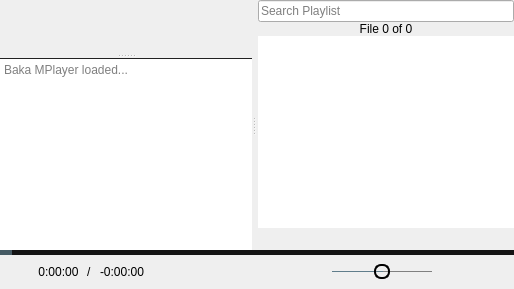
  <widget class="QWidget" name="centralwidget">
   <layout class="QVBoxLayout" name="verticalLayout">
    <property name="spacing">
     <number>0</number>
    </property>
    <property name="leftMargin">
     <number>0</number>
    </property>
    <property name="topMargin">
     <number>0</number>
    </property>
    <property name="rightMargin">
     <number>0</number>
    </property>
    <property name="bottomMargin">
     <number>0</number>
    </property>
    <item>
     <widget class="QSplitter" name="splitter">
      <property name="orientation">
       <enum>Qt::Horizontal</enum>
      </property>
      <widget class="QSplitter" name="videoSplitter">
       <property name="sizePolicy">
        <sizepolicy hsizetype="Preferred" vsizetype="Expanding">
         <horstretch>1</horstretch>
         <verstretch>0</verstretch>
        </sizepolicy>
       </property>
       <property name="orientation">
        <enum>Qt::Vertical</enum>
       </property>
       <widget class="QFrame" name="mpvFrame">
        <property name="sizePolicy">
         <sizepolicy hsizetype="Preferred" vsizetype="Preferred">
          <horstretch>0</horstretch>
          <verstretch>1</verstretch>
         </sizepolicy>
        </property>
        <property name="focusPolicy">
         <enum>Qt::NoFocus</enum>
        </property>
        <property name="frameShape">
         <enum>QFrame::NoFrame</enum>
        </property>
       </widget>
       <widget class="QPlainTextEdit" name="outputTextEdit">
        <property name="contextMenuPolicy">
         <enum>Qt::PreventContextMenu</enum>
        </property>
        <property name="acceptDrops">
         <bool>false</bool>
        </property>
        <property name="styleSheet">
         <string notr="true">#outputTextEdit {
	font: 12px &quot;Courier New&quot;, monospace;
	border-top: 1px solid #212121;
}</string>
        </property>
        <property name="frameShape">
         <enum>QFrame::NoFrame</enum>
        </property>
        <property name="undoRedoEnabled">
         <bool>false</bool>
        </property>
        <property name="readOnly">
         <bool>true</bool>
        </property>
        <property name="placeholderText">
         <string>Baka MPlayer loaded...</string>
        </property>
       </widget>
      </widget>
      <widget class="QWidget" name="playlistLayoutWidget" native="true">
       <layout class="QVBoxLayout" name="playlistLayout">
        <property name="spacing">
         <number>0</number>
        </property>
        <property name="leftMargin">
         <number>2</number>
        </property>
        <property name="topMargin">
         <number>0</number>
        </property>
        <property name="rightMargin">
         <number>0</number>
        </property>
        <property name="bottomMargin">
         <number>0</number>
        </property>
        <item>
         <widget class="QLineEdit" name="searchBox">
          <property name="focusPolicy">
           <enum>Qt::ClickFocus</enum>
          </property>
          <property name="placeholderText">
           <string>Search Playlist</string>
          </property>
          <property name="clearButtonEnabled">
           <bool>true</bool>
          </property>
         </widget>
        </item>
        <item>
         <widget class="CustomLabel" name="indexLabel">
          <property name="cursor">
           <cursorShape>PointingHandCursor</cursorShape>
          </property>
          <property name="toolTip">
           <string>Click to play a file by index</string>
          </property>
          <property name="text">
           <string>File 0 of 0</string>
          </property>
          <property name="alignment">
           <set>Qt::AlignCenter</set>
          </property>
          <property name="margin">
           <number>4</number>
          </property>
         </widget>
        </item>
        <item>
         <widget class="CustomListWidget" name="playlistWidget">
          <property name="contextMenuPolicy">
           <enum>Qt::DefaultContextMenu</enum>
          </property>
          <property name="frameShape">
           <enum>QFrame::NoFrame</enum>
          </property>
          <property name="alternatingRowColors">
           <bool>true</bool>
          </property>
         </widget>
        </item>
        <item>
         <widget class="QWidget" name="playlistControlLayout" native="true">
          <layout class="QHBoxLayout" name="horizontalLayout">
           <property name="spacing">
            <number>2</number>
           </property>
           <property name="leftMargin">
            <number>0</number>
           </property>
           <property name="topMargin">
            <number>0</number>
           </property>
           <property name="rightMargin">
            <number>0</number>
           </property>
           <property name="bottomMargin">
            <number>0</number>
           </property>
           <item>
            <widget class="QPushButton" name="currentFileButton">
             <property name="focusPolicy">
              <enum>Qt::NoFocus</enum>
             </property>
             <property name="toolTip">
              <string>Select the Current File</string>
             </property>
             <property name="icon">
              <iconset resource="../rsclist.qrc">
               <normaloff>:/img/select_current.svg</normaloff>:/img/select_current.svg</iconset>
             </property>
             <property name="iconSize">
              <size>
               <width>14</width>
               <height>14</height>
              </size>
             </property>
             <property name="flat">
              <bool>true</bool>
             </property>
            </widget>
           </item>
           <item>
            <spacer name="horizontalSpacer_2">
             <property name="orientation">
              <enum>Qt::Horizontal</enum>
             </property>
             <property name="sizeHint" stdset="0">
              <size>
               <width>40</width>
               <height>20</height>
              </size>
             </property>
            </spacer>
           </item>
           <item>
            <widget class="QPushButton" name="showAllButton">
             <property name="focusPolicy">
              <enum>Qt::NoFocus</enum>
             </property>
             <property name="toolTip">
              <string>Show All Files</string>
             </property>
             <property name="icon">
              <iconset resource="../rsclist.qrc">
               <normaloff>:/img/default_show_all.svg</normaloff>
               <normalon>:/img/enabled_show_all.svg</normalon>
               <disabledon>:/img/enabled_show_all.svg</disabledon>
               <activeon>:/img/enabled_show_all.svg</activeon>
               <selectedon>:/img/enabled_show_all.svg</selectedon>:/img/default_show_all.svg</iconset>
             </property>
             <property name="iconSize">
              <size>
               <width>14</width>
               <height>14</height>
              </size>
             </property>
             <property name="checkable">
              <bool>true</bool>
             </property>
             <property name="flat">
              <bool>true</bool>
             </property>
            </widget>
           </item>
           <item>
            <widget class="QPushButton" name="refreshButton">
             <property name="focusPolicy">
              <enum>Qt::NoFocus</enum>
             </property>
             <property name="toolTip">
              <string>Refresh Playlist</string>
             </property>
             <property name="icon">
              <iconset resource="../rsclist.qrc">
               <normaloff>:/img/refresh_view.svg</normaloff>:/img/refresh_view.svg</iconset>
             </property>
             <property name="iconSize">
              <size>
               <width>14</width>
               <height>14</height>
              </size>
             </property>
             <property name="flat">
              <bool>true</bool>
             </property>
            </widget>
           </item>
          </layout>
         </widget>
        </item>
       </layout>
      </widget>
     </widget>
    </item>
    <item>
     <widget class="SeekBar" name="seekBar">
      <property name="enabled">
       <bool>false</bool>
      </property>
      <property name="sizePolicy">
       <sizepolicy hsizetype="Expanding" vsizetype="Fixed">
        <horstretch>0</horstretch>
        <verstretch>0</verstretch>
       </sizepolicy>
      </property>
      <property name="focusPolicy">
       <enum>Qt::NoFocus</enum>
      </property>
      <property name="styleSheet">
       <string notr="true">QSlider {
	height: 5px;
}
QSlider::handle:horizontal {
	background: #455a64;
	width: 12px;
}
QSlider::groove:horizontal {
	background: #141414;
}
QSlider::sub-page:horizontal {
	background: #607d8b;
}</string>
      </property>
      <property name="maximum">
       <number>1000000</number>
      </property>
      <property name="orientation">
       <enum>Qt::Horizontal</enum>
      </property>
     </widget>
    </item>
    <item>
     <widget class="QWidget" name="playbackLayoutWidget" native="true">
      <property name="sizePolicy">
       <sizepolicy hsizetype="Preferred" vsizetype="Fixed">
        <horstretch>0</horstretch>
        <verstretch>0</verstretch>
       </sizepolicy>
      </property>
      <layout class="QHBoxLayout" name="horizontalLayout_3">
       <property name="spacing">
        <number>8</number>
       </property>
       <property name="leftMargin">
        <number>14</number>
       </property>
       <property name="topMargin">
        <number>6</number>
       </property>
       <property name="rightMargin">
        <number>14</number>
       </property>
       <property name="bottomMargin">
        <number>6</number>
       </property>
       <item>
        <widget class="OpenButton" name="openButton">
         <property name="sizePolicy">
          <sizepolicy hsizetype="Fixed" vsizetype="Fixed">
           <horstretch>0</horstretch>
           <verstretch>0</verstretch>
          </sizepolicy>
         </property>
         <property name="maximumSize">
          <size>
           <width>16</width>
           <height>16</height>
          </size>
         </property>
         <property name="cursor">
          <cursorShape>PointingHandCursor</cursorShape>
         </property>
         <property name="focusPolicy">
          <enum>Qt::NoFocus</enum>
         </property>
         <property name="toolTip">
          <string>&lt;html&gt;&lt;head/&gt;&lt;body&gt;&lt;p&gt;Left Click to Open File&lt;br&gt;Mouse Wheel Click to Jump&lt;br&gt;Right Click to Open URL&lt;/p&gt;&lt;/body&gt;&lt;/html&gt;</string>
         </property>
         <property name="icon">
          <iconset resource="../rsclist.qrc">
           <normaloff>:/img/default_open.svg</normaloff>:/img/default_open.svg</iconset>
         </property>
         <property name="iconSize">
          <size>
           <width>16</width>
           <height>16</height>
          </size>
         </property>
         <property name="flat">
          <bool>true</bool>
         </property>
        </widget>
       </item>
       <item>
        <widget class="QLabel" name="durationLabel">
         <property name="sizePolicy">
          <sizepolicy hsizetype="Preferred" vsizetype="Fixed">
           <horstretch>0</horstretch>
           <verstretch>0</verstretch>
          </sizepolicy>
         </property>
         <property name="text">
          <string>0:00:00</string>
         </property>
         <property name="alignment">
          <set>Qt::AlignCenter</set>
         </property>
        </widget>
       </item>
       <item>
        <widget class="QLabel" name="seperatorLabel">
         <property name="text">
          <string>/</string>
         </property>
        </widget>
       </item>
       <item>
        <widget class="QLabel" name="remainingLabel">
         <property name="sizePolicy">
          <sizepolicy hsizetype="Preferred" vsizetype="Fixed">
           <horstretch>0</horstretch>
           <verstretch>0</verstretch>
          </sizepolicy>
         </property>
         <property name="cursor">
          <cursorShape>PointingHandCursor</cursorShape>
         </property>
         <property name="toolTip">
          <string>Click to change between total and remaining time</string>
         </property>
         <property name="text">
          <string>-0:00:00</string>
         </property>
         <property name="alignment">
          <set>Qt::AlignCenter</set>
         </property>
        </widget>
       </item>
       <item>
        <spacer name="horizontalSpacer_4">
         <property name="orientation">
          <enum>Qt::Horizontal</enum>
         </property>
         <property name="sizeHint" stdset="0">
          <size>
           <width>40</width>
           <height>20</height>
          </size>
         </property>
        </spacer>
       </item>
       <item>
        <layout class="QHBoxLayout" name="horizontalLayout_2">
         <property name="spacing">
          <number>8</number>
         </property>
         <item>
          <widget class="QPushButton" name="rewindButton">
           <property name="enabled">
            <bool>false</bool>
           </property>
           <property name="sizePolicy">
            <sizepolicy hsizetype="Fixed" vsizetype="Fixed">
             <horstretch>0</horstretch>
             <verstretch>0</verstretch>
            </sizepolicy>
           </property>
           <property name="maximumSize">
            <size>
             <width>24</width>
             <height>16</height>
            </size>
           </property>
           <property name="cursor">
            <cursorShape>PointingHandCursor</cursorShape>
           </property>
           <property name="focusPolicy">
            <enum>Qt::NoFocus</enum>
           </property>
           <property name="icon">
            <iconset resource="../rsclist.qrc">
             <normaloff>:/img/default_reverse.svg</normaloff>
             <disabledoff>:/img/disabled_reverse.svg</disabledoff>
             <disabledon>:/img/disabled_reverse.svg</disabledon>:/img/default_reverse.svg</iconset>
           </property>
           <property name="iconSize">
            <size>
             <width>20</width>
             <height>16</height>
            </size>
           </property>
           <property name="flat">
            <bool>true</bool>
           </property>
          </widget>
         </item>
         <item>
          <widget class="IndexButton" name="previousButton">
           <property name="enabled">
            <bool>false</bool>
           </property>
           <property name="sizePolicy">
            <sizepolicy hsizetype="Fixed" vsizetype="Fixed">
             <horstretch>0</horstretch>
             <verstretch>0</verstretch>
            </sizepolicy>
           </property>
           <property name="maximumSize">
            <size>
             <width>26</width>
             <height>16</height>
            </size>
           </property>
           <property name="cursor">
            <cursorShape>PointingHandCursor</cursorShape>
           </property>
           <property name="focusPolicy">
            <enum>Qt::NoFocus</enum>
           </property>
           <property name="icon">
            <iconset resource="../rsclist.qrc">
             <normaloff>:/img/default_previous.svg</normaloff>
             <disabledoff>:/img/disabled_previous.svg</disabledoff>
             <disabledon>:/img/disabled_previous.svg</disabledon>:/img/default_previous.svg</iconset>
           </property>
           <property name="iconSize">
            <size>
             <width>22</width>
             <height>16</height>
            </size>
           </property>
           <property name="flat">
            <bool>true</bool>
           </property>
          </widget>
         </item>
         <item>
          <widget class="PlayPauseButton" name="playButton">
           <property name="enabled">
            <bool>false</bool>
           </property>
           <property name="sizePolicy">
            <sizepolicy hsizetype="Fixed" vsizetype="Fixed">
             <horstretch>0</horstretch>
             <verstretch>0</verstretch>
            </sizepolicy>
           </property>
           <property name="maximumSize">
            <size>
             <width>28</width>
             <height>30</height>
            </size>
           </property>
           <property name="cursor">
            <cursorShape>PointingHandCursor</cursorShape>
           </property>
           <property name="focusPolicy">
            <enum>Qt::NoFocus</enum>
           </property>
           <property name="icon">
            <iconset resource="../rsclist.qrc">
             <normaloff>:/img/disabled_play.svg</normaloff>:/img/disabled_play.svg</iconset>
           </property>
           <property name="iconSize">
            <size>
             <width>23</width>
             <height>30</height>
            </size>
           </property>
           <property name="shortcut">
            <string>Space</string>
           </property>
           <property name="flat">
            <bool>true</bool>
           </property>
          </widget>
         </item>
         <item>
          <widget class="IndexButton" name="nextButton">
           <property name="enabled">
            <bool>false</bool>
           </property>
           <property name="sizePolicy">
            <sizepolicy hsizetype="Fixed" vsizetype="Fixed">
             <horstretch>0</horstretch>
             <verstretch>0</verstretch>
            </sizepolicy>
           </property>
           <property name="maximumSize">
            <size>
             <width>26</width>
             <height>16</height>
            </size>
           </property>
           <property name="cursor">
            <cursorShape>PointingHandCursor</cursorShape>
           </property>
           <property name="focusPolicy">
            <enum>Qt::NoFocus</enum>
           </property>
           <property name="icon">
            <iconset resource="../rsclist.qrc">
             <normaloff>:/img/default_next.svg</normaloff>
             <disabledoff>:/img/disabled_next.svg</disabledoff>
             <disabledon>:/img/disabled_next.svg</disabledon>:/img/default_next.svg</iconset>
           </property>
           <property name="iconSize">
            <size>
             <width>22</width>
             <height>16</height>
            </size>
           </property>
           <property name="flat">
            <bool>true</bool>
           </property>
          </widget>
         </item>
         <item>
          <widget class="CustomSlider" name="volumeSlider">
           <property name="sizePolicy">
            <sizepolicy hsizetype="Fixed" vsizetype="Fixed">
             <horstretch>0</horstretch>
             <verstretch>0</verstretch>
            </sizepolicy>
           </property>
           <property name="minimumSize">
            <size>
             <width>100</width>
             <height>0</height>
            </size>
           </property>
           <property name="focusPolicy">
            <enum>Qt::NoFocus</enum>
           </property>
           <property name="styleSheet">
            <string notr="true">QSlider::groove:horizontal {
	background: gray;
	height: 1px;
}
QSlider::sub-page:horizontal {
	background: #607d8b;
}
QSlider::handle:horizontal {
	background: qlineargradient(x1: 0, y1: 0, x2: 0, y2: 1,
					stop: 0 silver, stop: 1 darkgray);
	border: 2px solid black;
	border-radius: 7px;
	margin: -7px 0;
	width: 12px;
}</string>
           </property>
           <property name="maximum">
            <number>100</number>
           </property>
           <property name="pageStep">
            <number>5</number>
           </property>
           <property name="value">
            <number>50</number>
           </property>
           <property name="tracking">
            <bool>false</bool>
           </property>
           <property name="orientation">
            <enum>Qt::Horizontal</enum>
           </property>
          </widget>
         </item>
        </layout>
       </item>
       <item>
        <spacer name="horizontalSpacer_3">
         <property name="orientation">
          <enum>Qt::Horizontal</enum>
         </property>
         <property name="sizeHint" stdset="0">
          <size>
           <width>40</width>
           <height>20</height>
          </size>
         </property>
        </spacer>
       </item>
       <item>
        <widget class="QPushButton" name="playlistButton">
         <property name="enabled">
          <bool>false</bool>
         </property>
         <property name="sizePolicy">
          <sizepolicy hsizetype="Fixed" vsizetype="Fixed">
           <horstretch>0</horstretch>
           <verstretch>0</verstretch>
          </sizepolicy>
         </property>
         <property name="maximumSize">
          <size>
           <width>16</width>
           <height>16</height>
          </size>
         </property>
         <property name="cursor">
          <cursorShape>PointingHandCursor</cursorShape>
         </property>
         <property name="focusPolicy">
          <enum>Qt::NoFocus</enum>
         </property>
         <property name="icon">
          <iconset resource="../rsclist.qrc">
           <normaloff>:/img/default_playlist.svg</normaloff>
           <disabledoff>:/img/disabled_playlist.svg</disabledoff>
           <disabledon>:/img/disabled_playlist.svg</disabledon>:/img/default_playlist.svg</iconset>
         </property>
         <property name="iconSize">
          <size>
           <width>16</width>
           <height>16</height>
          </size>
         </property>
         <property name="checked">
          <bool>false</bool>
         </property>
         <property name="flat">
          <bool>true</bool>
         </property>
        </widget>
       </item>
      </layout>
     </widget>
    </item>
   </layout>
   <zorder>playbackLayoutWidget</zorder>
   <zorder>splitter</zorder>
   <zorder>seekBar</zorder>
  </widget>
